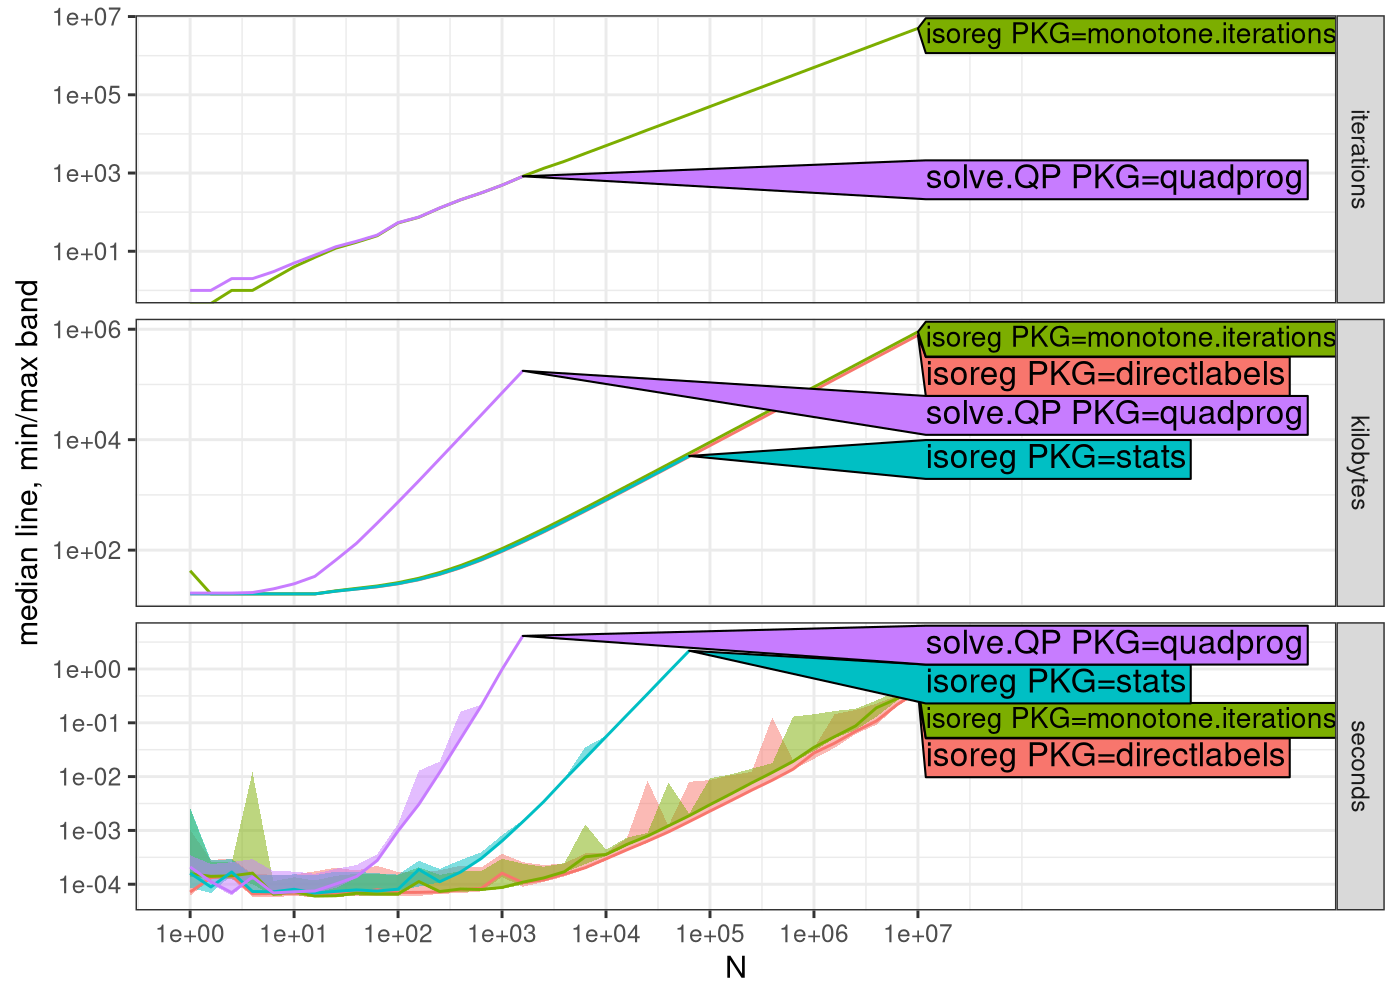

Reproduce this figure in R.
library(data.table)
library(ggplot2)
ares <- readRDS("figure-isoreg-dp-atime-iterations-data.rds")
rfuns <- list(
  N=function(x)log10(x),
  "N^2"=function(x)2*log10(x),
  "N^3"=function(x)3*log10(x))
aref <- atime::references_best(ares, rfuns)

png("figure-isoreg-dp-atime-iterations.png", width=7, height=5, units="in", res=200)
plot(ares)
dev.off()

png("figure-isoreg-dp-atime-iterations-ref.png", width=12, height=5, units="in", res=200)
plot(aref)
dev.off()

apred <- predict(aref, seconds=0.1, kilobytes=1e5, iterations=900)
png("figure-isoreg-dp-atime-iterations-pred.png", width=9, height=5, units="in", res=200)
plot(apred)
#+geom_blank(aes(10,5), data=data.table(unit="seconds"))
dev.off()
